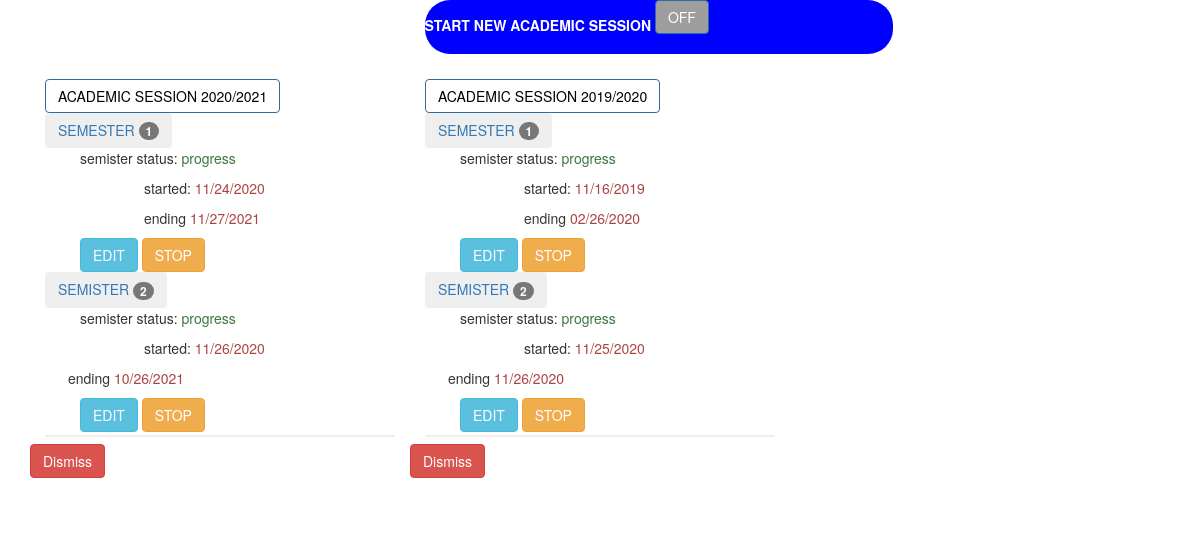
The page /adsemsession.php on the database its author committed.
### tables this page shows
CREATE TABLE `semisterstate` (
  `seID` varchar(20) NOT NULL,
  `sestateID` varchar(20) NOT NULL,
  `sem1st` varchar(20) NOT NULL,
  `sem1end` varchar(20) NOT NULL,
  `sem2st` varchar(20) NOT NULL,
  `sem2end` varchar(20) NOT NULL,
  `sem1state` varchar(20) NOT NULL,
  `sem2state` varchar(20) NOT NULL,
  PRIMARY KEY (`seID`)
);

### adsemsession.php (the view, shortened to what this page needs)
<!DOCTYPE html>
<html>
<head>
    <link href="../vendor/bootstrap4/css/bootstrap.min.css" rel="stylesheet" id="bootstrap-css">
    <link rel="stylesheet" href="../assets/fonts/fontawesome-all.min.css">
</head>
<body id="page-top">
    <div class="d-flex flex-column" id="content-wrapper">
        <div id="content">
            <div class="container-fluid">
                <div class="row">
                    <div class="col-lg-12 col-xl-12 col-sm-12">
                        <div class="card shadow mb-4">
                            <div class="card-header d-flex justify-content-between align-items-center">
                                <div class="msg_cotainer">
                                    <label for="viewer2" class="badge-pill badge-primary m-2">START NEW ACADEMIC
                                        SESSION</label>
                                    <input type="button" class="btn btn-primary hid" name="bot" id="viewer2"
                                        style="margin-right:40px; margin-top:0px; margin-bottom:20px; background-color:#9e9e9e;"
                                        value="OFF" onclick="expert2(this) " hidden>
                                </div>
                            </div>
                            <div class="card-body">
                                <div class="container">
                                    <div class="panel-body">
                                        <div class="panel-group" id="accordion">
                                            <div id="prog" class="row">
                                                <?php
$search = "SELECT DISTINCT * FROM `semisterstate` ORDER BY seID DESC";
$returned = mysqli_query($db, $search);
if (mysqli_num_rows($returned) > 0) {
    while ($oursem = mysqli_fetch_assoc($returned)) {
        ?>
                                                <div class="col-sm-4 col-md-4">
                                                    <div class="card" style="width:100%">
                                                        <div class="card-body">
                                                            <h4 class="card-title btn btn-primary rounded-pill"
                                                                style="font-size:14px; background-color:white; color:black;">
                                                                ACADEMIC SESSION <?php echo $oursem['seID'] ?>
                                                            </h4>
                                                            <div>
                                                                <button class="btn text-primary"
                                                                    style="font-size:14px">SEMESTER <span
                                                                        class="badge badge-primary">1</span>
                                                                </button>
                                                            </div>
                                                            <div>
                                                                <p style="margin-left: 10%;">
                                                                    semister status: <span
                                                                        class="text text-success"><?php echo $oursem['sem1state'] ?>
                                                                    </span>
                                                                </p>
                                                            </div>
                                                            <div class="row">
                                                                <div>
                                                                    <p style="margin-left: 30%;">
                                                                        started: <span class="text text-danger"
                                                                            style="font-size:14px">
                                                                            <?php echo $oursem['sem1st'] ?>
                                                                        </span>
                                                                    </p>
                                                                </div>
                                                                <div>
                                                                    <p style="margin-left: 30%;">
                                                                        ending <span class="text text-danger"
                                                                            style="font-size:14px">
                                                                            <?php echo $oursem['sem1end'] ?>
                                                                        </span>
                                                                    </p>
                                                                </div>
                                                            </div>
                                                            <div class="row" style="margin-left: 10%;">
                                                                <button type="submit" name="analytical"
                                                                    class="btn btn-info badge-pill m-2"> EDIT
                                                                </button>
                                                                <button type="submit" name="viewee"
                                                                    class="btn btn-warning badge-pill m-2">STOP</button>
                                                            </div>
                                                            <div>
                                                                <button class="btn text-primary" style="font-size:14px">
                                                                    SEMISTER
                                                                    <span class="badge badge-primary">2</span></button>
                                                            </div>
                                                            <div>
                                                                <p style="margin-left: 10%;">
                                                                    semister status: <span
                                                                        class="text text-success"><?php echo $oursem['sem1state'] ?>
                                                                    </span>
                                                                </p>
                                                            </div>
                                                            <div class="row">
                                                                <div>
                                                                    <p style="margin-left: 30%;">
                                                                        started: <span class="text text-danger"
                                                                            style="font-size:14px"><?php echo $oursem['sem2st'] ?>
                                                                        </span>
                                                                    </p>
                                                                </div>
                                                                <div>
                                                                    <p style="margin-left: 10%;">
                                                                        ending <span class="text text-danger"
                                                                            style="font-size:14px"><?php echo $oursem['sem2end'] ?>
                                                                        </span>
                                                                    </p>
                                                                </div>
                                                            </div>
                                                            <div class="row" style="margin-left: 10%;">
                                                                <button type="submit" name="analytical"
                                                                    class="btn btn-info badge-pill m-2"> EDIT
                                                                </button>
                                                                <button type="submit" name="viewee"
                                                                    class="btn btn-warning badge-pill m-2">STOP</button>
                                                            </div>
                                                        </div>
                                                        <div class="row col-sm-12">
                                                            <hr class="col-sm-12"
                                                                style="margin-left:0%; border-width: 2px; margin-top:1%; margin-bottom:2%;" />
                                                        </div>
                                                        <div class="row justify-content-center">
                                                            <button class="card-title btn btn-danger rounded-pill">
                                                                Dismiss
                                                            </button>
                                                        </div>
                                                    </div>
                                                </div>
                                                <?php
    }
}
?>
                                            </div>
                                        </div>
                                    </div>
                                </div>
                            </div>
                        </div>
                    </div>
                </div>
            </div>
        </div>
    </div>
</body>
</html>

### adsemsession.php (style rules this page uses)
.msg_cotainer { margin-top: auto; margin-bottom: auto; margin-left: 10px; border-radius: 25px; background-color: blue; position: relative; font-weight: bolder; margin-left: 35%; margin-right: 25%; color: white; }

### rows shown on the page
semisterstate: seID "2020/2021", sem1state "progress", sem1st "11/24/2020", sem1end "11/27/2021", sem2st "11/26/2020", sem2end "10/26/2021"
semisterstate: seID "2019/2020", sem1state "progress", sem1st "11/16/2019", sem1end "02/26/2020", sem2st "11/25/2020", sem2end "11/26/2020"
